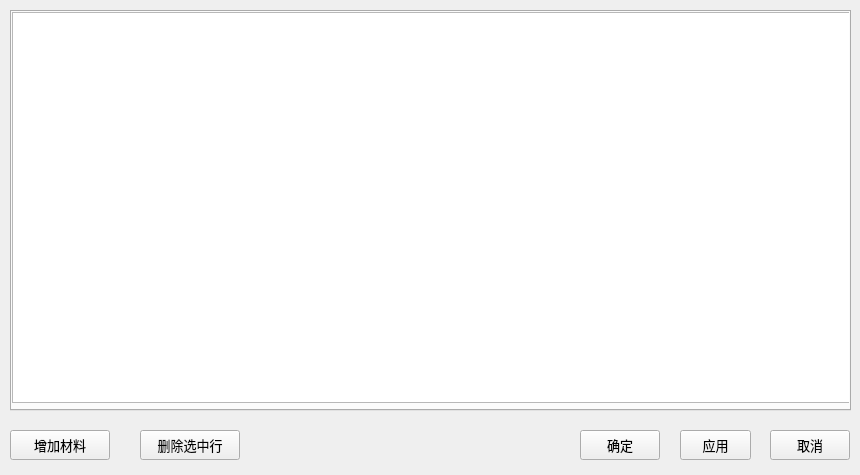
<?xml version="1.0" encoding="UTF-8"?>
<ui version="4.0">
 <class>frmMediaLIbraryN</class>
 <widget class="QMainWindow" name="frmMediaLIbraryN">
  <property name="geometry">
   <rect>
    <x>0</x>
    <y>0</y>
    <width>860</width>
    <height>475</height>
   </rect>
  </property>
  <property name="font">
   <font>
    <pointsize>10</pointsize>
   </font>
  </property>
  <property name="windowTitle">
   <string>材料管理</string>
  </property>
  <property name="iconSize">
   <size>
    <width>18</width>
    <height>18</height>
   </size>
  </property>
  <widget class="QWidget" name="centralwidget">
   <widget class="QTabWidget" name="tabMedia">
    <property name="geometry">
     <rect>
      <x>10</x>
      <y>10</y>
      <width>841</width>
      <height>401</height>
     </rect>
    </property>
    <property name="currentIndex">
     <number>0</number>
    </property>
    <property name="tabBarAutoHide">
     <bool>true</bool>
    </property>
    <widget class="QWidget" name="tab">
     <attribute name="title">
      <string>各向同性</string>
     </attribute>
     <widget class="QTableWidget" name="tbIsotropic">
      <property name="geometry">
       <rect>
        <x>0</x>
        <y>0</y>
        <width>841</width>
        <height>391</height>
       </rect>
      </property>
     </widget>
    </widget>
   </widget>
   <widget class="QPushButton" name="btnAdd">
    <property name="geometry">
     <rect>
      <x>10</x>
      <y>430</y>
      <width>100</width>
      <height>30</height>
     </rect>
    </property>
    <property name="text">
     <string>增加材料</string>
    </property>
   </widget>
   <widget class="QPushButton" name="btnDelete">
    <property name="geometry">
     <rect>
      <x>140</x>
      <y>430</y>
      <width>100</width>
      <height>30</height>
     </rect>
    </property>
    <property name="text">
     <string>删除选中行</string>
    </property>
   </widget>
   <widget class="QPushButton" name="btnOK">
    <property name="geometry">
     <rect>
      <x>580</x>
      <y>430</y>
      <width>80</width>
      <height>30</height>
     </rect>
    </property>
    <property name="text">
     <string>确定</string>
    </property>
   </widget>
   <widget class="QPushButton" name="btnCancel">
    <property name="geometry">
     <rect>
      <x>770</x>
      <y>430</y>
      <width>80</width>
      <height>30</height>
     </rect>
    </property>
    <property name="text">
     <string>取消</string>
    </property>
   </widget>
   <widget class="QPushButton" name="btnApply">
    <property name="geometry">
     <rect>
      <x>680</x>
      <y>430</y>
      <width>71</width>
      <height>30</height>
     </rect>
    </property>
    <property name="text">
     <string>应用</string>
    </property>
   </widget>
  </widget>
 </widget>
 <resources/>
 <connections/>
</ui>
